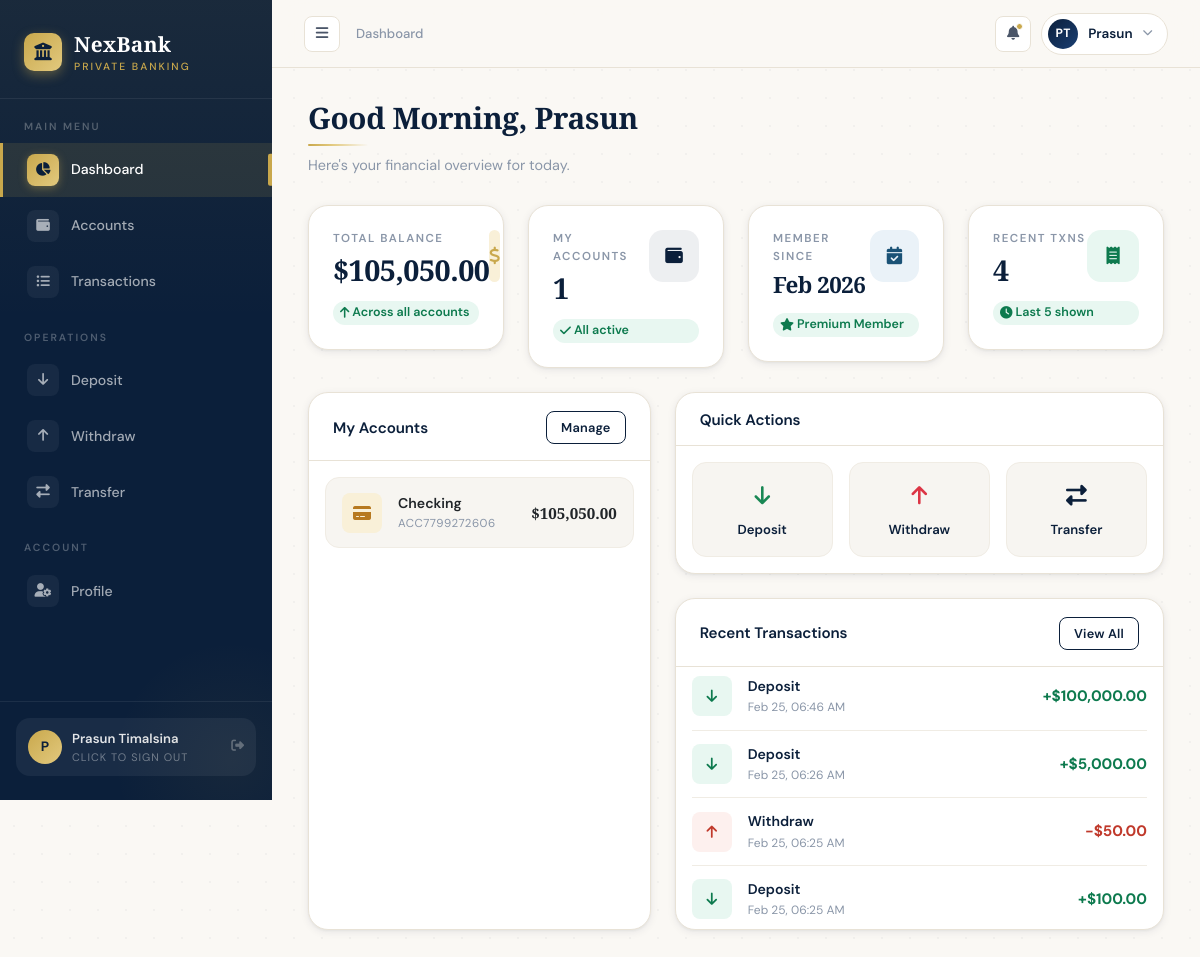
The app's page /dashboard (signed in) with its own data.
### tables this page shows
CREATE TABLE users (
            id INTEGER PRIMARY KEY AUTOINCREMENT,
            full_name TEXT NOT NULL,
            email TEXT UNIQUE NOT NULL,
            phone TEXT,
            password_hash TEXT NOT NULL,
            created_at TEXT DEFAULT (datetime('now'))
        );

CREATE TABLE accounts (
            id INTEGER PRIMARY KEY AUTOINCREMENT,
            account_number TEXT UNIQUE NOT NULL,
            account_type TEXT NOT NULL,
            balance REAL DEFAULT 0.0,
            user_id INTEGER NOT NULL,
            created_at TEXT DEFAULT (datetime('now')),
            FOREIGN KEY (user_id) REFERENCES users(id) ON DELETE CASCADE
        );

CREATE TABLE transactions (
            id INTEGER PRIMARY KEY AUTOINCREMENT,
            account_id INTEGER NOT NULL,
            type TEXT NOT NULL,
            amount REAL NOT NULL,
            description TEXT,
            recipient_account TEXT,
            balance_after REAL NOT NULL,
            created_at TEXT DEFAULT (datetime('now')),
            FOREIGN KEY (account_id) REFERENCES accounts(id) ON DELETE CASCADE
        );

### app.py (the view)
@app.route('/dashboard')
@login_required
def dashboard():
    db = get_db()
    user = db.execute('SELECT * FROM users WHERE id=?', (session['user_id'],)).fetchone()
    accounts = db.execute('SELECT * FROM accounts WHERE user_id=?', (session['user_id'],)).fetchall()
    total_balance = sum(a['balance'] for a in accounts)
    recent_txns = db.execute('''
        SELECT t.*, a.account_number as acct_num FROM transactions t
        JOIN accounts a ON t.account_id = a.id
        WHERE a.user_id=?
        ORDER BY t.created_at DESC LIMIT 5
    ''', (session['user_id'],)).fetchall()
    return render_template('dashboard.html', user=user, accounts=accounts,
                           total_balance=total_balance, recent_txns=recent_txns)

### app.py (called while the page is built)
def get_db():
    if 'db' not in g:
        g.db = sqlite3.connect(DATABASE, detect_types=sqlite3.PARSE_DECLTYPES)
        g.db.row_factory = sqlite3.Row
        g.db.execute('PRAGMA foreign_keys = ON')
    return g.db

def login_required(f):
    @wraps(f)
    def decorated(*args, **kwargs):
        if 'user_id' not in session:
            flash('Please log in to access this page.', 'warning')
            return redirect(url_for('login'))
        return f(*args, **kwargs)
    return decorated

@app.template_filter('dateformat')
def dateformat(value, fmt='%b %d, %Y'):
    if not value:
        return ''
    if isinstance(value, str):
        try:
            from datetime import datetime
            value = datetime.fromisoformat(value)
        except:
            return value
    return value.strftime(fmt)

@app.context_processor
def inject_now():
    return {'now': datetime.utcnow}

### templates/dashboard.html (shortened to what this page needs)
{% extends 'base.html' %}
{% block breadcrumb %}Dashboard{% endblock %}
{% block content %}
<div class="page-header">
  <h2>Good {% if now().hour < 12 %}Morning{% elif now().hour < 17 %}Afternoon{% else %}Evening{% endif %}, {{ user['full_name'].split()[0] }}</h2>
  <hr class="gold-rule">
  <p class="mt-2">Here's your financial overview for today.</p>
</div>
<div class="row g-4 mb-4">
  <div class="col-sm-6 col-xl-3 fade-in-up">
    <div class="stat-card card p-4">
      <div class="d-flex justify-content-between align-items-start mb-3">
        <div>
          <div class="stat-label">Total Balance</div>
          <div class="stat-value">${{ '{:,.2f}'.format(total_balance) }}</div>
        </div>
        <div class="stat-icon stat-icon-gold"><i class="fas fa-dollar-sign"></i></div>
      </div>
      <span class="stat-change up"><i class="fas fa-arrow-up"></i>Across all accounts</span>
    </div>
  </div>
  <div class="col-sm-6 col-xl-3 fade-in-up">
    <div class="stat-card card p-4">
      <div class="d-flex justify-content-between align-items-start mb-3">
        <div>
          <div class="stat-label">My Accounts</div>
          <div class="stat-value">{{ accounts|length }}</div>
        </div>
        <div class="stat-icon stat-icon-primary"><i class="fas fa-wallet"></i></div>
      </div>
      <span class="stat-change up"><i class="fas fa-check"></i>All active</span>
    </div>
  </div>
  <div class="col-sm-6 col-xl-3 fade-in-up">
    <div class="stat-card card p-4">
      <div class="d-flex justify-content-between align-items-start mb-3">
        <div>
          <div class="stat-label">Member Since</div>
          <div class="stat-value" style="font-size:1.4rem;">{{ user['created_at']|dateformat('%b %Y') }}</div>
        </div>
        <div class="stat-icon stat-icon-info"><i class="fas fa-calendar-check"></i></div>
      </div>
      <span class="stat-change up"><i class="fas fa-star"></i>Premium Member</span>
    </div>
  </div>
  <div class="col-sm-6 col-xl-3 fade-in-up">
    <div class="stat-card card p-4">
      <div class="d-flex justify-content-between align-items-start mb-3">
        <div>
          <div class="stat-label">Recent Txns</div>
          <div class="stat-value">{{ recent_txns|length }}</div>
        </div>
        <div class="stat-icon stat-icon-success"><i class="fas fa-receipt"></i></div>
      </div>
      <span class="stat-change up"><i class="fas fa-clock"></i>Last 5 shown</span>
    </div>
  </div>
</div>
<div class="row g-4">
  <div class="col-lg-5">
    <div class="card h-100">
      <div class="card-header d-flex justify-content-between align-items-center">
        <h5 class="mb-0">My Accounts</h5>
        <a href="{{ url_for('accounts') }}" class="btn btn-sm btn-outline-primary">Manage</a>
      </div>
      <div class="card-body px-3 py-3">
        {% for account in accounts %}
        <div class="account-pill d-flex justify-content-between align-items-center mb-3">
          <div class="d-flex align-items-center gap-3">
            <div class="account-type-icon {{ 'savings-icon' if account['account_type'] == 'savings' else 'checking-icon' }}">
              <i class="fas {{ 'fa-piggy-bank' if account['account_type'] == 'savings' else 'fa-credit-card' }}"></i>
            </div>
            <div>
              <div style="font-weight:600;font-size:0.88rem;text-transform:capitalize;">{{ account['account_type'] }}</div>
              <div class="font-monospace" style="font-size:0.72rem;color:var(--text-muted);">{{ account['account_number'] }}</div>
            </div>
          </div>
          <div style="text-align:right;">
            <div style="font-weight:700;font-size:0.95rem;font-family:'Playfair Display',serif;">${{ '{:,.2f}'.format(account['balance']) }}</div>
          </div>
        </div>
        {% else %}
        <div class="text-center py-4">
          <i class="fas fa-wallet" style="font-size:2rem;color:var(--text-light);margin-bottom:8px;display:block;"></i>
          <p style="color:var(--text-muted);font-size:0.85rem;">No accounts found</p>
        </div>
        {% endfor %}
      </div>
    </div>
  </div>
  <div class="col-lg-7">
    <div class="card mb-4">
      <div class="card-header"><h5 class="mb-0">Quick Actions</h5></div>
      <div class="card-body px-3 py-3">
        <div class="row g-3">
          <div class="col-4">
            <a href="{{ url_for('deposit') }}" class="quick-action-btn">
              <div class="quick-icon text-success"><i class="fas fa-arrow-down"></i></div>
              <div style="font-size:0.82rem;font-weight:600;">Deposit</div>
            </a>
          </div>
          <div class="col-4">
            <a href="{{ url_for('withdraw') }}" class="quick-action-btn">
              <div class="quick-icon text-danger"><i class="fas fa-arrow-up"></i></div>
              <div style="font-size:0.82rem;font-weight:600;">Withdraw</div>
            </a>
          </div>
          <div class="col-4">
            <a href="{{ url_for('transfer') }}" class="quick-action-btn">
              <div class="quick-icon" style="color:var(--navy);"><i class="fas fa-right-left"></i></div>
              <div style="font-size:0.82rem;font-weight:600;">Transfer</div>
            </a>
          </div>
        </div>
      </div>
    </div>
    <div class="card">
      <div class="card-header d-flex justify-content-between align-items-center">
        <h5 class="mb-0">Recent Transactions</h5>
        <a href="{{ url_for('transactions') }}" class="btn btn-sm btn-outline-primary">View All</a>
      </div>
      <div class="card-body px-3 py-2">
        {% for txn in recent_txns %}
        <div class="txn-row">
          <div class="d-flex align-items-center gap-3">
            <div class="txn-icon {{ 'txn-deposit' if txn['type'] == 'deposit' else 'txn-withdraw' if txn['type'] == 'withdraw' else 'txn-transfer' }}">
              <i class="fas {{ 'fa-arrow-down' if txn['type'] == 'deposit' else 'fa-arrow-up' if txn['type'] == 'withdraw' else 'fa-right-left' }}"></i>
            </div>
            <div>
              <div class="txn-label">{{ txn['type']|capitalize }}</div>
              <div class="txn-time">{{ txn['created_at']|dateformat('%b %d, %I:%M %p') }}</div>
            </div>
          </div>
          <div class="txn-amount {{ 'credit' if txn['type'] == 'deposit' else 'debit' }}">
            {{ '+' if txn['type'] == 'deposit' else '-' }}${{ '{:,.2f}'.format(txn['amount']) }}
          </div>
        </div>
        {% else %}
        <div class="text-center py-4">
          <i class="fas fa-receipt" style="font-size:2rem;color:var(--text-light);margin-bottom:8px;display:block;"></i>
          <p style="color:var(--text-muted);font-size:0.85rem;">No transactions yet</p>
        </div>
        {% endfor %}
      </div>
    </div>
  </div>
</div>
{% endblock %}

### templates/base.html (shortened to what this page needs)
<!DOCTYPE html>
<html lang="en">
<head>
  <link href="https://cdn.jsdelivr.net/npm/bootstrap@5.3.2/dist/css/bootstrap.min.css" rel="stylesheet">
  <link href="https://cdnjs.cloudflare.com/ajax/libs/font-awesome/6.5.0/css/all.min.css" rel="stylesheet">
  <link rel="stylesheet" href="{{ url_for('static', filename='css/style.css') }}">
</head>
<body>
{% if session.user_id %}
<div class="d-flex" id="wrapper">
  <nav id="sidebar">
    <div class="sidebar-brand">
      <div class="sidebar-brand-inner">
        <div class="sidebar-logo-icon"><i class="fas fa-university"></i></div>
        <div>
          <div class="sidebar-brand-text">NexBank</div>
          <div class="sidebar-brand-sub">Private Banking</div>
        </div>
      </div>
    </div>
    <div class="nav-section-label">Main Menu</div>
    <ul class="nav flex-column">
      <li class="nav-item"><a class="nav-link {% if request.endpoint == 'dashboard' %}active{% endif %}" href="{{ url_for('dashboard') }}"><span class="nav-icon"><i class="fas fa-chart-pie"></i></span>Dashboard</a></li>
      <li class="nav-item"><a class="nav-link {% if request.endpoint == 'accounts' %}active{% endif %}" href="{{ url_for('accounts') }}"><span class="nav-icon"><i class="fas fa-wallet"></i></span>Accounts</a></li>
      <li class="nav-item"><a class="nav-link {% if request.endpoint == 'transactions' %}active{% endif %}" href="{{ url_for('transactions') }}"><span class="nav-icon"><i class="fas fa-list-ul"></i></span>Transactions</a></li>
    </ul>
    <div class="nav-section-label">Operations</div>
    <ul class="nav flex-column">
      <li class="nav-item"><a class="nav-link {% if request.endpoint == 'deposit' %}active{% endif %}" href="{{ url_for('deposit') }}"><span class="nav-icon"><i class="fas fa-arrow-down"></i></span>Deposit</a></li>
      <li class="nav-item"><a class="nav-link {% if request.endpoint == 'withdraw' %}active{% endif %}" href="{{ url_for('withdraw') }}"><span class="nav-icon"><i class="fas fa-arrow-up"></i></span>Withdraw</a></li>
      <li class="nav-item"><a class="nav-link {% if request.endpoint == 'transfer' %}active{% endif %}" href="{{ url_for('transfer') }}"><span class="nav-icon"><i class="fas fa-right-left"></i></span>Transfer</a></li>
    </ul>
    <div class="nav-section-label">Account</div>
    <ul class="nav flex-column">
      <li class="nav-item"><a class="nav-link {% if request.endpoint == 'profile' %}active{% endif %}" href="{{ url_for('profile') }}"><span class="nav-icon"><i class="fas fa-user-gear"></i></span>Profile</a></li>
    </ul>
    <div class="sidebar-footer">
      <a href="{{ url_for('logout') }}" class="sidebar-user-card text-decoration-none">
        <div class="sidebar-user-avatar">{{ session.user_name[0]|upper }}</div>
        <div class="overflow-hidden flex-grow-1">
          <div class="sidebar-user-name">{{ session.user_name }}</div>
          <div class="sidebar-user-role">Click to Sign Out</div>
        </div>
        <i class="fas fa-right-from-bracket" style="color:rgba(255,255,255,0.3);font-size:0.8rem;flex-shrink:0;"></i>
      </a>
    </div>
  </nav>
  <div id="page-content">
    <div class="top-bar">
      <div class="d-flex align-items-center gap-3">
        <button class="sidebar-toggle-btn" id="sidebarToggle"><i class="fas fa-bars"></i></button>
        <span class="top-bar-breadcrumb d-none d-md-block">{% block breadcrumb %}Overview{% endblock %}</span>
      </div>
      <div class="top-bar-actions">
        <div class="top-bar-notification"><i class="fas fa-bell"></i><span class="notif-dot"></span></div>
        <div class="dropdown">
          <div class="top-bar-user" data-bs-toggle="dropdown" style="cursor:pointer;">
            <div class="top-bar-avatar">{{ session.user_name[0]|upper }}{% if session.user_name.split()|length > 1 %}{{ session.user_name.split()[-1][0]|upper }}{% endif %}</div>
            <span class="top-bar-username d-none d-sm-block">{{ session.user_name.split()[0] }}</span>
            <i class="fas fa-chevron-down d-none d-sm-block" style="font-size:0.65rem;color:var(--text-muted);"></i>
          </div>
        </div>
      </div>
    </div>
    <main class="p-4">
      {% block content %}{% endblock %}
    </main>
  </div>
</div>
{% endif %}
</body>
</html>

### records on screen
users: user_name "Prasun Timalsina", full_name "Prasun", created_at "Feb 2026"
accounts: account_type "Checking", account_number "ACC7799272606", balance "105,050.00"
transactions: type "Deposit", created_at "Feb 25, 06:46 AM", type "+", amount "100,000.00"
transactions: type "Deposit", created_at "Feb 25, 06:26 AM", type "+", amount "5,000.00"
transactions: type "Withdraw", created_at "Feb 25, 06:25 AM", type "-", amount "50.00"
transactions: type "Deposit", created_at "Feb 25, 06:25 AM", type "+", amount "100.00"

### other values on screen
{{ session.user_name[0]|upper }} "P"
{{ session.user_name.split()[-1][0]|upper }} "T"
{{ session.user_name.split()[0] }} "Prasun"
{{ '{:,.2f}'.format(total_balance) }} "105,050.00"
{{ accounts|length }} "1"
{{ recent_txns|length }} "4"
